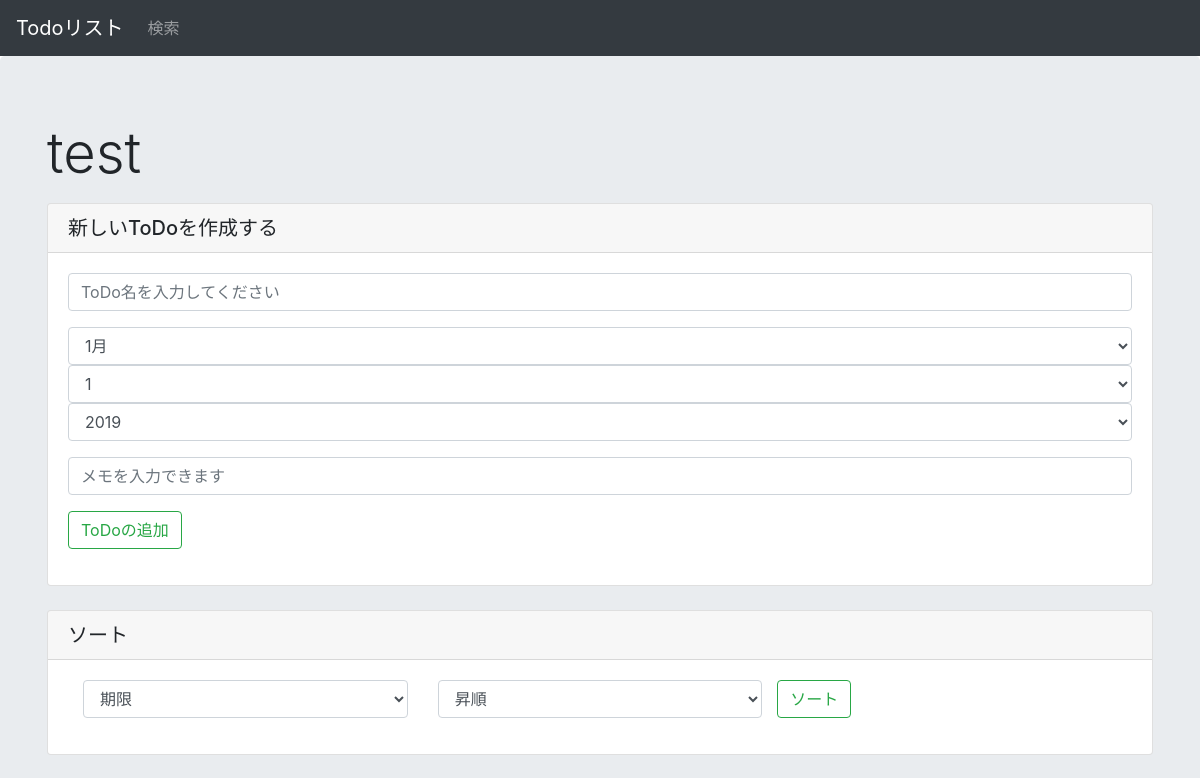
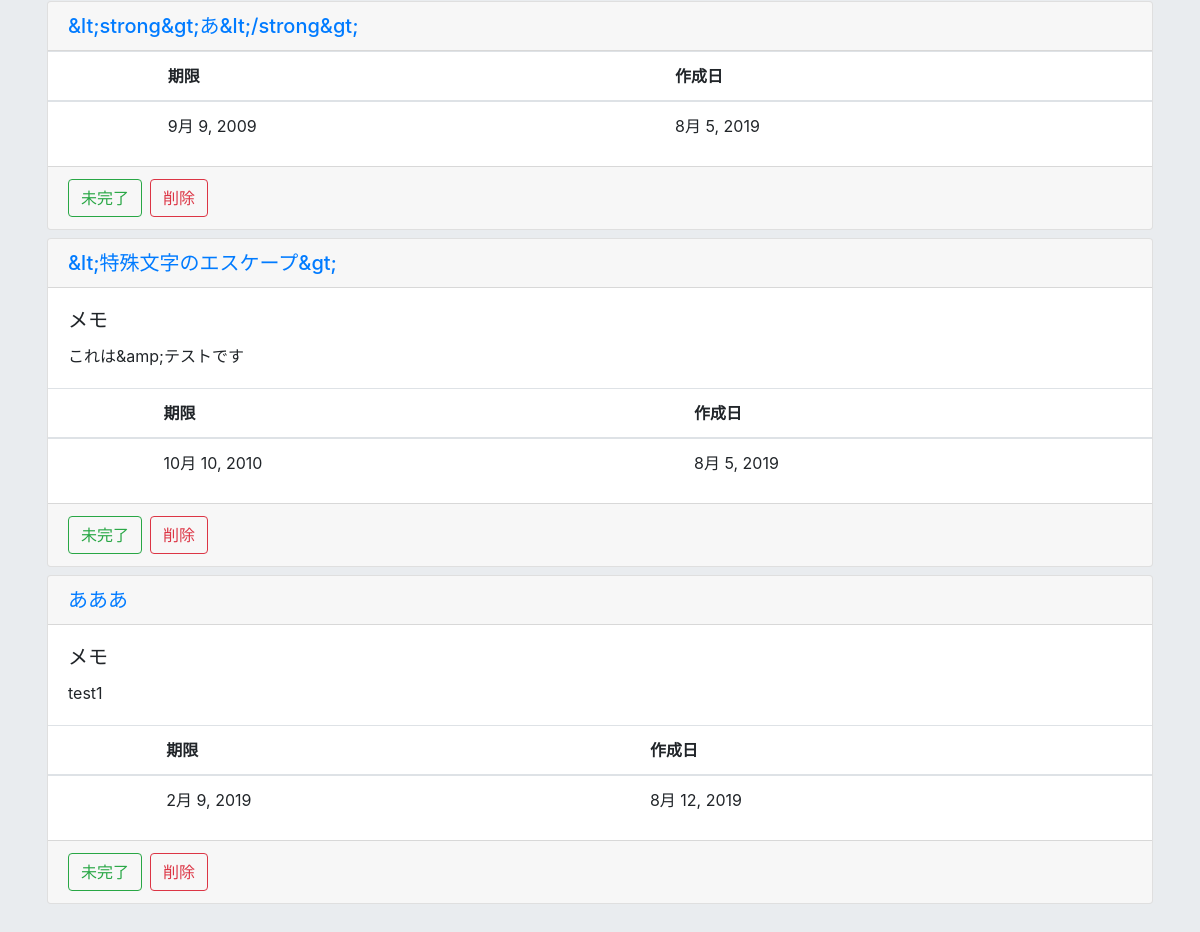
The page /list/22 on the database as committed earlier (2 pictures, top to bottom).
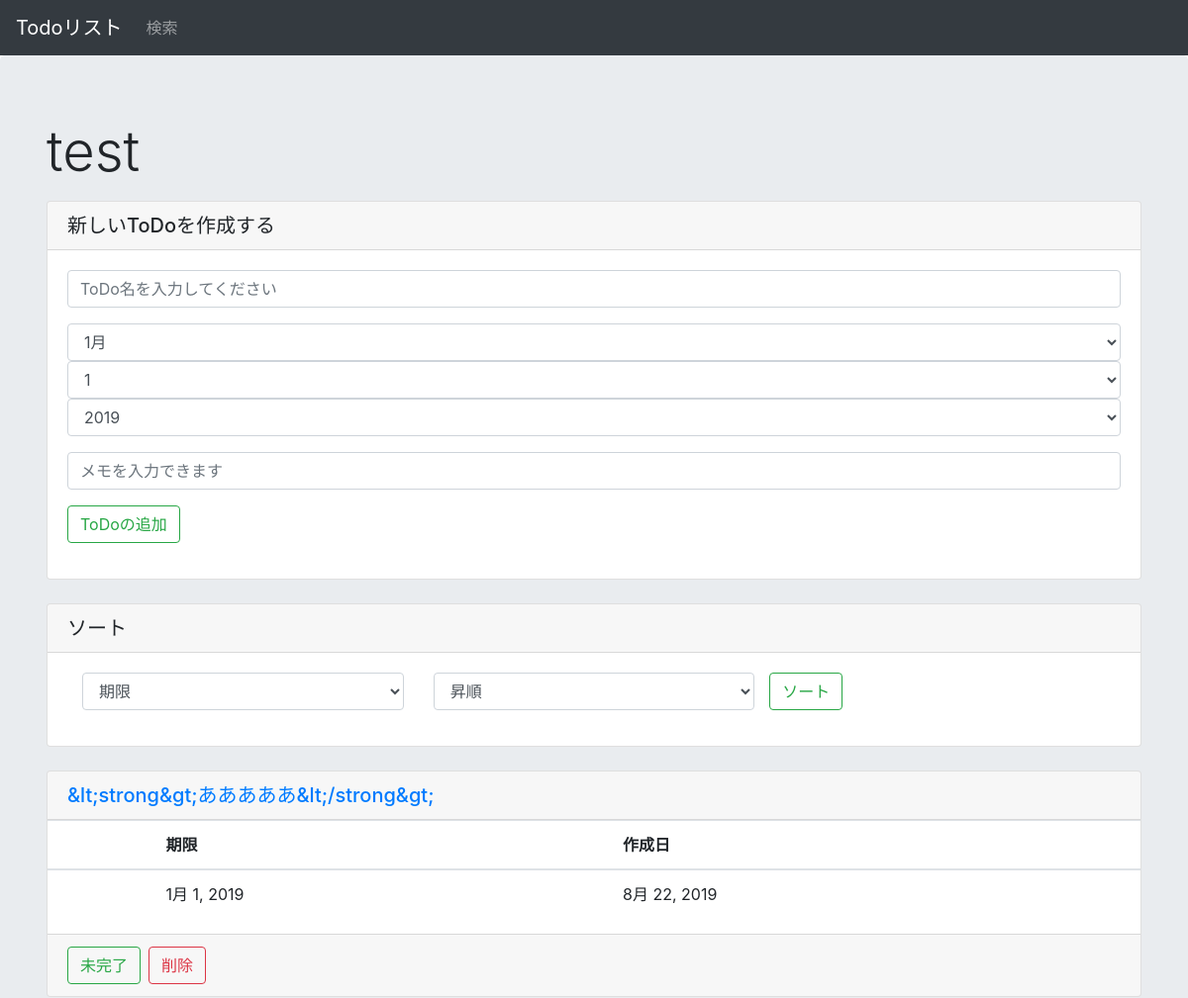
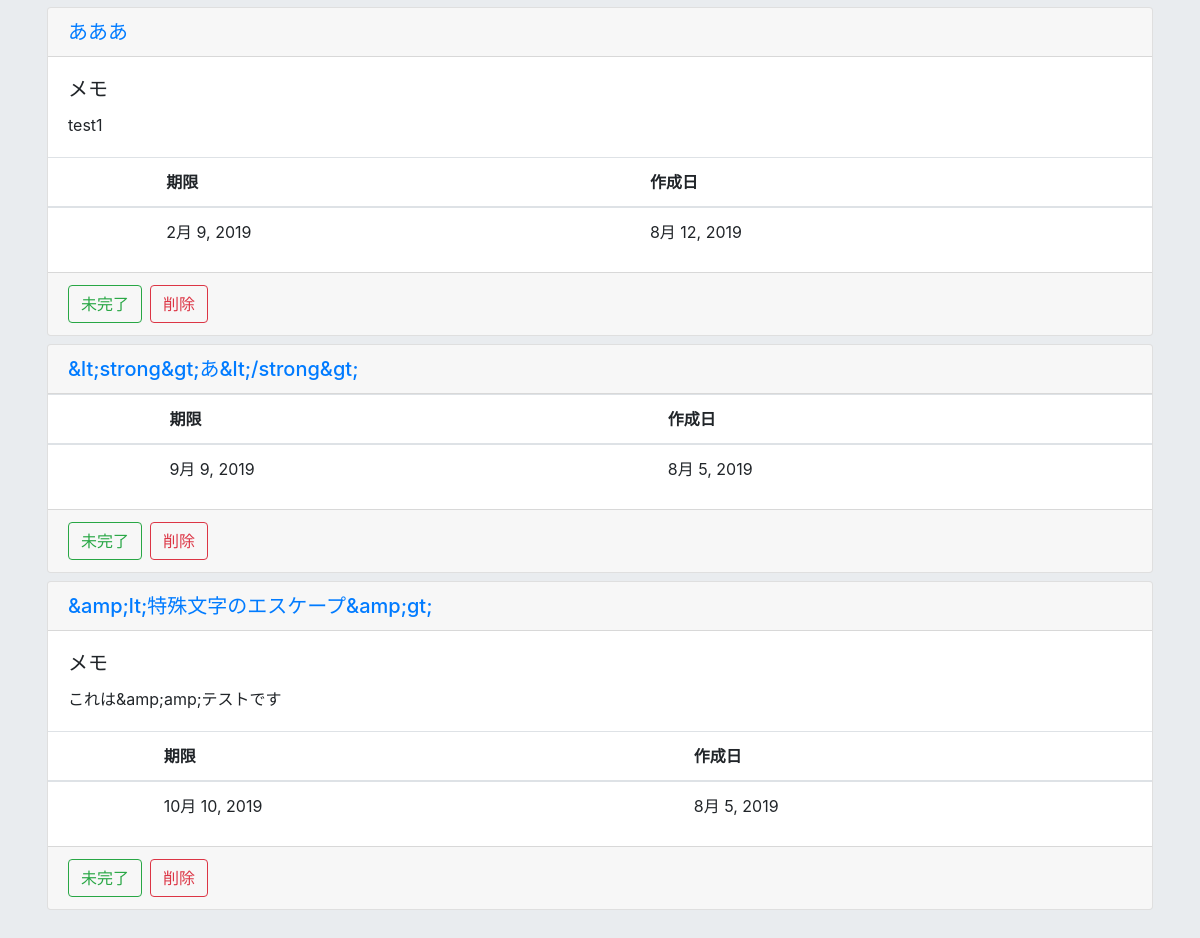
The same page on the database as committed later (2 pictures, top to bottom).
### todo/models.py (models this page shows)
class List(models.Model):
    title = models.CharField(max_length=200)
    create_date = models.DateField(default=timezone.now)

class Task(models.Model):
    title = models.CharField(max_length=200)
    text = models.TextField()
    create_date = models.DateField(default=timezone.now)
    deadline_date = models.DateField(blank=True, null=True)
    completed = models.BooleanField(default=False)
    list = models.ForeignKey(List, on_delete=models.CASCADE)

### todo/views.py (the view, shortened to what this page needs)
# urls.py: path('list/<int:list_id>', views.list, name="list"),
def list(request, list_id):
    listdata = List.objects.get(id=list_id)
    taskdata = Task.objects.filter(list=listdata)
    status = False  #Trueならば「新しいToDoが作成されました」の表示
    create_task = True
    form = TaskForm(request.POST or None)
    for t in taskdata:
        if 'status_' + str(t.id) in request.POST:
            if t.completed:
                t.completed = False
            elif not t.completed:
                t.completed = True
            t.save()
            break
        elif 'delete_' + str(t.id) in request.POST:
            t.delete()
            taskdata = Task.objects.filter(list=listdata)
            break
    sort_target = 'deadline_date'
    order_sort_target = 'deadline_date'
    sort = 'ascending'
    taskdata = Task.objects.filter(list=listdata).order_by(order_sort_target)#タスクの追加や削除、変更の反映の為にもう一度代入
    params = {
        'id': list_id,
        'listdata': listdata,
        'taskdata': taskdata,
        'form': form,
        'status': status,
        'sort_target': sort_target,
        'sort': sort,
    }
    return render(request, 'todo/list.html', params)

### todo/forms.py
class TaskForm(forms.Form):
    title = forms.CharField(max_length=100, label='', widget=forms.TextInput(attrs={'class':'form-control','placeholder': 'ToDo名を入力してください'}))
    deadline_date = forms.DateField(label='', widget=forms.SelectDateWidget(attrs={'class':'form-control', 'type':'date'}))
    text = forms.CharField(max_length=1000, required=False, label='', widget=forms.TextInput(attrs={'class':'form-control','placeholder': 'メモを入力できます'}))

### todo/templates/todo/list.html (shortened to what this page needs)
{% extends "todo/base.html" %}
{% block content %}
<div class="jumbotron">
    <div class="container">
        <p class="display-4">{{listdata.title}}</p>
        <form method = "post">
            <div class="card mb-4">
                <h5 class="card-header">新しいToDoを作成する</h5>
                <div class="card-body">
                        <div class = "form-group">
                            <div class = "mb-3">
                                {{form.title}}
                            </div>
                            <div class = "mb-3">
                                {{form.deadline_date}}
                            </div>
                            <div class = "mb-3">
                                {{form.text}}
                            </div>
                            <button class="btn btn-outline-success my-2 my-sm-0" type="submit" name="submit">ToDoの追加</button>
                        </div>
                </div>
            </div>
        </form>
        <form method = "post">
            <div class="card mb-4">
                <h5 class="card-header">ソート</h5>
                <div class="card-body">
                        <div class = "form-group">
                            <div class="container">
                                <div class="row">
                                <div class="col-4">
                                        <select name="sort1" class="form-control">
                                            {% if sort_target == "create_date" %}
                                                <option selected>作成日</option>
                                                <option>期限</option>
                                            {% elif sort_target == "deadline_date" %}
                                                <option selected>期限</option>
                                            {% endif %}
                                        </select>
                                    </div>
                                    <div class="col-4">
                                        <select name="sort2" class="form-control">
                                            {% if sort == "ascending" %}
                                                <option selected>昇順</option>
                                            {% elif sort == "descending" %}
                                                <option>昇順</option>
                                                <option selected>降順</option>
                                            {% endif %}
                                        </select>
                                    </div>
                                    <button class="btn btn-outline-success my-2 my-sm-0" type="submit" name="sort_task">
                                        ソート
                                    </button>
                                </div>
                            </div>
                        </div>
                </div>
            </div>
        </form>
        {% if not taskdata %}
            <div class="alert alert-danger" role="alert">登録されたToDoはございません</div>
        {% else %}
            {% for i in taskdata %}
            <div class="card mb-2">
                <h5 class="card-header">
                    <a href="{% url 'todo:task' i.id%}">{{i.title}}</a>
                </h5>
                {% if i.text %}
                <div class="card-body">
                    <h5 class="card-title">メモ</h5>
                    {{i.text}}
                </div>
                {% endif %}
                <table class="table">
                    <thead>
                        <tr>
                            <th></th>
                            <th>期限</th>
                            <th>作成日</th>
                        </tr>
                    </thead>
                    <tbody>
                        <tr>
                            <th></th>
                            <td>{{i.deadline_date}}</td>
                            <td>{{i.create_date}}</td>
                        </tr>
                </table>
                <div class="card-footer">
                    <div class="container">
                        <div class="row">
                            <form method="post" class="mr-2">
                                <button class="btn btn-outline-success my-2 my-sm-0" type="submit" name="status_{{i.id}}">
                                    {% if i.completed %}
                                        完了
                                    {% else %}
                                        未完了
                                    {% endif %}
                                </button>
                            </form>
                            <button type="button" class="btn btn-outline-danger my-2 my-sm-0 " data-toggle="modal" data-target="#deleteModal_{{i.id}}">
                            削除
                            </button>
                        </div>
                    </div>
                </div>
            </div>
            {% endfor %}
        {% endif %}
    </div>
</div>
{% endblock %}

### todo/templates/todo/base.html (shortened to what this page needs)
<!DOCTYPE html>
<html>
<head>
    <link rel="stylesheet" href="https://stackpath.bootstrapcdn.com/bootstrap/4.3.1/css/bootstrap.min.css">
</head>
<body>
<nav class="navbar navbar-expand navbar-dark bg-dark">
    <a class="navbar-brand" href="{% url 'todo:index' %}">Todoリスト</a>
    <ul class = "navbar-nav">
        <li class = "nav-item">
            <a class="nav-link" href="{% url 'todo:search' %}" role="button">検索</a>
        </li>
    </ul>
</nav>
<main>
{% block content %}
{% endblock %}
</main>
</body>
</html>

Rows that differ between the two databases and show on the page:
added Task: title "&lt;strong&gt;あああああ&lt;/strong&gt;", deadline_date "1月 1, 2019", create_date "8月 22, 2019", completed "未完了"
shown differently, row unchanged: Task "あああ": moves up the list
changed Task "&lt;strong&gt;あ&lt;/strong&gt;": deadline_date "9月 9, 2009" → "9月 9, 2019"
changed Task: title "&lt;特殊文字のエスケープ&gt;" → "&amp;lt;特殊文字のエスケープ&amp;gt;"; text "これは&amp;テストです" → "これは&amp;amp;テストです"; deadline_date "10月 10, 2010" → "10月 10, 2019"
